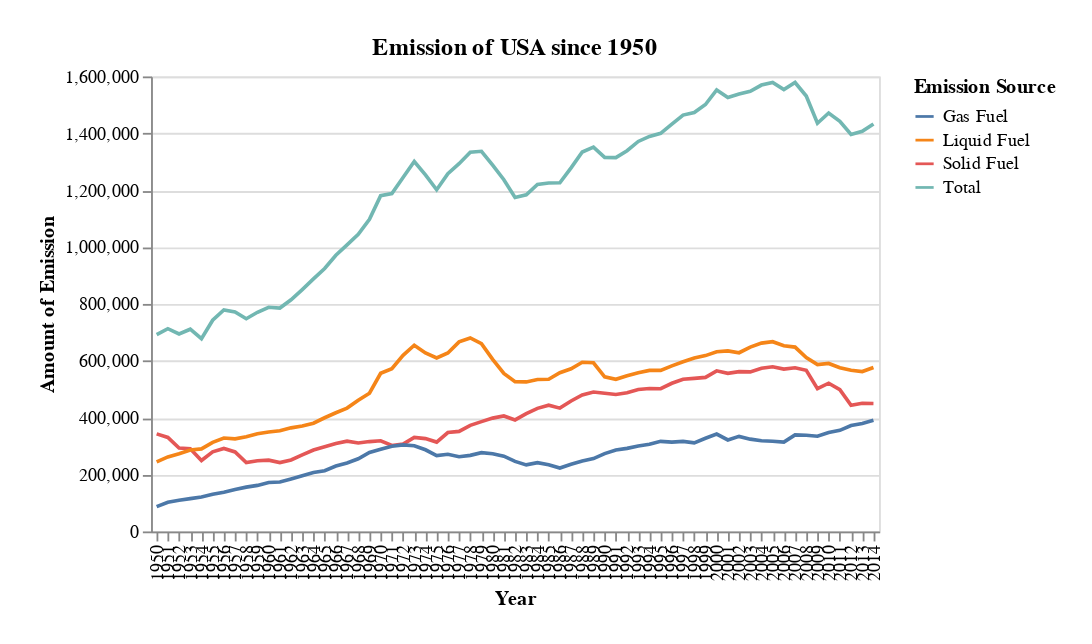

This figure's notebook cell:
### Code cell
getMultiSeriesGraph(df_2b_transformed, 
                    'Year:O', 
                    'Year', 
                    'Amount:Q', 
                    'Amount of Emission', 
                    'Emission of USA since 1950', 
                    'Emission Source')

### Figure 1 — Vega-Lite specification as saved in the notebook (floating-point values rounded to 4 significant figures; data arrays with more than 128 entries replaced by an {"elided": "..."} marker saying what was removed)
{"config": {"view": {"continuousWidth": 400, "continuousHeight": 300}, "padding": {"left": 20, "top": 20, "right": 20, "bottom": 20}}, "data": {"name": "data-99680e6cef25663ec0196dbb8dd1e9fb"}, "mark": "line", "encoding": {"color": {"type": "nominal", "field": "Emission Source"}, "x": {"type": "ordinal", "axis": {"title": "Year"}, "field": "Year"}, "y": {"type": "quantitative", "axis": {"title": "Amount of Emission"}, "field": "Amount"}}, "height": 250, "title": "Emission of USA since 1950", "width": 400, "$schema": "https://vega.github.io/schema/vega-lite/v4.8.1.json", "datasets": {"data-99680e6cef25663ec0196dbb8dd1e9fb": {"elided": "260 records"}}}
